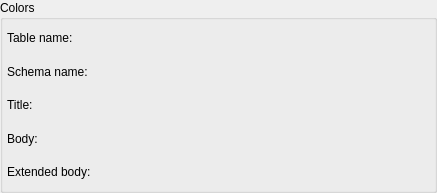
<?xml version="1.0" encoding="UTF-8"?>
<ui version="4.0">
 <class>TagWidget</class>
 <widget class="QWidget" name="TagWidget">
  <property name="geometry">
   <rect>
    <x>0</x>
    <y>0</y>
    <width>437</width>
    <height>193</height>
   </rect>
  </property>
  <property name="windowTitle">
   <string>Form</string>
  </property>
  <layout class="QGridLayout" name="tag_grid">
   <property name="leftMargin">
    <number>0</number>
   </property>
   <property name="topMargin">
    <number>0</number>
   </property>
   <property name="rightMargin">
    <number>0</number>
   </property>
   <property name="bottomMargin">
    <number>0</number>
   </property>
   <item row="0" column="0">
    <widget class="QGroupBox" name="groupBox">
     <property name="title">
      <string>Colors</string>
     </property>
     <layout class="QGridLayout" name="colors_grid">
      <property name="leftMargin">
       <number>4</number>
      </property>
      <property name="topMargin">
       <number>4</number>
      </property>
      <property name="rightMargin">
       <number>4</number>
      </property>
      <property name="bottomMargin">
       <number>4</number>
      </property>
      <item row="4" column="0">
       <widget class="QLabel" name="extbody_lbl">
        <property name="text">
         <string>Extended body:</string>
        </property>
       </widget>
      </item>
      <item row="3" column="0">
       <widget class="QLabel" name="body_lbl">
        <property name="text">
         <string>Body:</string>
        </property>
       </widget>
      </item>
      <item row="2" column="0">
       <widget class="QLabel" name="title_lbl">
        <property name="text">
         <string>Title:</string>
        </property>
       </widget>
      </item>
      <item row="1" column="0">
       <widget class="QLabel" name="sch_name_lbl">
        <property name="text">
         <string>Schema name:</string>
        </property>
       </widget>
      </item>
      <item row="0" column="0">
       <widget class="QLabel" name="tab_name_lbl">
        <property name="text">
         <string>Table name:</string>
        </property>
       </widget>
      </item>
     </layout>
    </widget>
   </item>
  </layout>
 </widget>
 <resources/>
 <connections/>
</ui>
